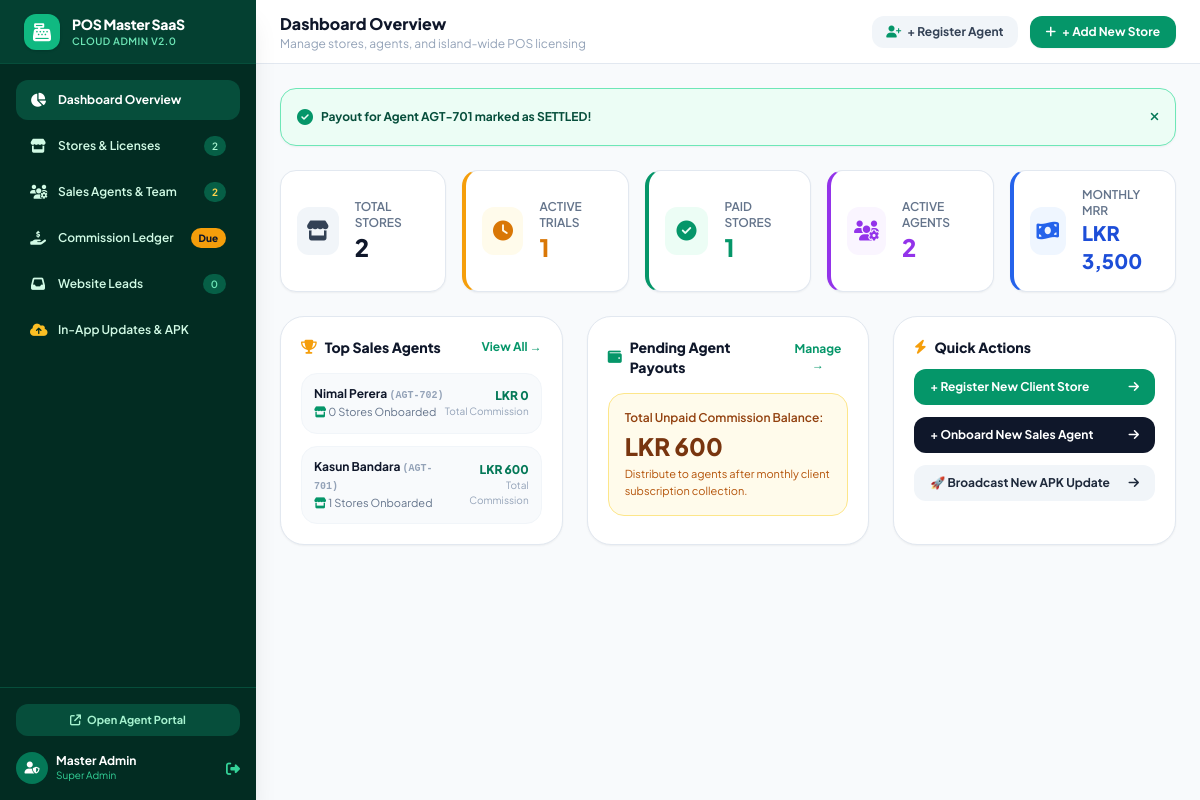
Screenshot of /admin/index.php?pay_agent_id=AGT-701 (signed in) with the database file from the repository.
### tables this page shows
CREATE TABLE IF NOT EXISTS `agents` (
    `id` INT AUTO_INCREMENT PRIMARY KEY,
    `agent_code` VARCHAR(50) NOT NULL UNIQUE,
    `name` VARCHAR(100) NOT NULL,
    `phone` VARCHAR(30) NOT NULL,
    `city` VARCHAR(100) DEFAULT 'Sri Lanka',
    `commission_percent` DECIMAL(5, 2) DEFAULT 20.00,
    `total_referred_shops` INT DEFAULT 0,
    `total_earned` DECIMAL(10, 2) DEFAULT 0.00,
    `balance_payable` DECIMAL(10, 2) DEFAULT 0.00,
    `bank_details` TEXT DEFAULT NULL,
    `is_active` TINYINT(1) DEFAULT 1,
    `created_at` TIMESTAMP DEFAULT CURRENT_TIMESTAMP
);

### admin/index.php (the view, shortened to what this page needs)
<?php
require_once '../db.php';
$alert_msg = null;
if (isset($_GET['pay_agent_id'])) {
    $agent_code = $_GET['pay_agent_id'];
    $pdo->prepare("UPDATE `commissions` SET `status` = 'PAID' WHERE `agent_code` = ? AND `status` = 'UNPAID'")->execute([$agent_code]);
    $pdo->prepare("UPDATE `agents` SET `balance_payable` = 0.00 WHERE `agent_code` = ?")->execute([$agent_code]);
    $alert_msg = "Payout for Agent $agent_code marked as SETTLED!";
}
$stores = $pdo->query("SELECT * FROM `stores` ORDER BY `id` DESC")->fetchAll();
$agents = $pdo->query("SELECT * FROM `agents` ORDER BY `id` DESC")->fetchAll();
$leads = $pdo->query("SELECT * FROM `leads` ORDER BY `id` DESC LIMIT 10")->fetchAll();
$total_stores = count($stores);
$total_agents = count($agents);
$now = time();
$active_trials = 0;
$active_paid = 0;
$expired_stores = 0;
$mrr = 0;
$total_unpaid_commissions = 0;
foreach ($stores as $s) {
    $is_exp = strtotime($s['expiry_date']) < $now || !$s['is_active'];
    if ($is_exp) {
        $expired_stores++;
    } else {
        if ($s['plan_type'] === 'TRIAL') $active_trials++;
        else {
            $active_paid++;
            $mrr += floatval($s['monthly_fee']);
        }
    }
}
foreach ($agents as $a) {
    $total_unpaid_commissions += floatval($a['balance_payable']);
}
?>
<!DOCTYPE html>
<html lang="en" class="h-full bg-slate-50">
<head>
  <script src="https://cdn.tailwindcss.com"></script>
  <link rel="stylesheet" href="https://cdnjs.cloudflare.com/ajax/libs/font-awesome/6.4.0/css/all.min.css" />
</head>
<body class="h-full antialiased text-slate-800 flex overflow-hidden">
  <aside class="w-64 bg-emerald-950 text-white flex-shrink-0 flex flex-col justify-between transition-all duration-300 z-30 shadow-xl">
    <div>
      <div class="h-16 px-6 flex items-center gap-3 border-b border-emerald-900 bg-emerald-900/60">
        <div class="w-9 h-9 rounded-xl bg-emerald-500 flex items-center justify-center text-white text-lg font-bold shadow">
          <i class="fa-solid fa-cash-register"></i>
        </div>
        <div>
          <h1 class="text-sm font-extrabold tracking-tight">POS Master SaaS</h1>
          <p class="text-[10px] text-emerald-300 font-semibold uppercase tracking-wider">Cloud Admin v2.0</p>
        </div>
      </div>
      <nav class="p-4 space-y-1.5 text-xs font-semibold text-emerald-100">
        <button onclick="switchTab('dashboard')" id="nav-dashboard" class="nav-link active w-full flex items-center gap-3 px-3.5 py-2.5 rounded-xl hover:bg-emerald-900 transition">
          <i class="fa-solid fa-chart-pie text-sm w-4"></i> Dashboard Overview
        </button>
        <button onclick="switchTab('stores')" id="nav-stores" class="nav-link w-full flex items-center justify-between px-3.5 py-2.5 rounded-xl hover:bg-emerald-900 transition">
          <span class="flex items-center gap-3"><i class="fa-solid fa-store text-sm w-4"></i> Stores &amp; Licenses</span>
          <span class="px-2 py-0.5 rounded-full bg-emerald-800 text-[10px] text-emerald-200"><?= $total_stores ?></span>
        </button>
        <button onclick="switchTab('agents')" id="nav-agents" class="nav-link w-full flex items-center justify-between px-3.5 py-2.5 rounded-xl hover:bg-emerald-900 transition">
          <span class="flex items-center gap-3"><i class="fa-solid fa-users-gear text-sm w-4"></i> Sales Agents &amp; Team</span>
          <span class="px-2 py-0.5 rounded-full bg-emerald-800 text-[10px] text-amber-300 font-bold"><?= $total_agents ?></span>
        </button>
        <button onclick="switchTab('commissions')" id="nav-commissions" class="nav-link w-full flex items-center justify-between px-3.5 py-2.5 rounded-xl hover:bg-emerald-900 transition">
          <span class="flex items-center gap-3"><i class="fa-solid fa-hand-holding-dollar text-sm w-4"></i> Commission Ledger</span>
          <?php if ($total_unpaid_commissions > 0): ?>
          <span class="px-2 py-0.5 rounded-full bg-amber-500 text-slate-900 font-extrabold text-[10px]">Due</span>
          <?php endif; ?>
        </button>
        <button onclick="switchTab('leads')" id="nav-leads" class="nav-link w-full flex items-center justify-between px-3.5 py-2.5 rounded-xl hover:bg-emerald-900 transition">
          <span class="flex items-center gap-3"><i class="fa-solid fa-inbox text-sm w-4"></i> Website Leads</span>
          <span class="px-2 py-0.5 rounded-full bg-emerald-800 text-[10px] text-emerald-300"><?= count($leads) ?></span>
        </button>
        <button onclick="switchTab('updates')" id="nav-updates" class="nav-link w-full flex items-center gap-3 px-3.5 py-2.5 rounded-xl hover:bg-emerald-900 transition">
          <i class="fa-solid fa-cloud-arrow-up text-sm w-4 text-amber-400"></i> In-App Updates &amp; APK
        </button>
      </nav>
    </div>
    <div class="p-4 border-t border-emerald-900 space-y-2">
      <a href="../agent/login.php" target="_blank" class="block w-full py-2 px-3 rounded-xl bg-emerald-900 hover:bg-emerald-800 text-[11px] text-emerald-200 font-bold text-center transition">
        <i class="fa-solid fa-arrow-up-right-from-square mr-1"></i> Open Agent Portal
      </a>
      <div class="flex items-center justify-between pt-2">
        <div class="flex items-center gap-2">
          <div class="w-8 h-8 rounded-full bg-emerald-700 flex items-center justify-center text-xs font-bold">
            <i class="fa-solid fa-user-shield"></i>
          </div>
          <div>
            <p class="text-xs font-bold text-white leading-tight">Master Admin</p>
            <p class="text-[10px] text-emerald-400">Super Admin</p>
          </div>
        </div>
        <a href="index.php?logout=1" class="text-emerald-400 hover:text-white text-sm" title="Logout">
          <i class="fa-solid fa-right-from-bracket"></i>
        </a>
      </div>
    </div>
  </aside>
  <div class="flex-1 flex flex-col h-full overflow-hidden">
    <header class="h-16 bg-white border-b border-slate-200 px-6 flex items-center justify-between flex-shrink-0">
      <div>
        <h2 id="pageTitle" class="text-base font-extrabold text-slate-900">Dashboard Overview</h2>
        <p class="text-xs text-slate-400">Manage stores, agents, and island-wide POS licensing</p>
      </div>
      <div class="flex items-center gap-3">
        <button onclick="openAddAgentModal()" class="px-3.5 py-2 rounded-xl bg-slate-100 hover:bg-slate-200 text-slate-700 text-xs font-bold transition flex items-center gap-1.5">
          <i class="fa-solid fa-user-plus text-emerald-600"></i> + Register Agent
        </button>
        <button onclick="openAddStoreModal()" class="px-4 py-2 rounded-xl bg-emerald-600 hover:bg-emerald-700 text-white text-xs font-bold shadow-sm transition flex items-center gap-1.5">
          <i class="fa-solid fa-plus"></i> + Add New Store
        </button>
      </div>
    </header>
    <main class="flex-1 overflow-y-auto p-6 space-y-6">
      <?php if ($alert_msg): ?>
      <div class="p-4 bg-emerald-50 border border-emerald-300 rounded-2xl text-emerald-900 text-xs font-bold flex items-center justify-between shadow-sm animate-in fade-in">
        <div class="flex items-center gap-2">
          <i class="fa-solid fa-circle-check text-emerald-600 text-base"></i>
          <span><?= htmlspecialchars($alert_msg) ?></span>
        </div>
        <button onclick="this.parentElement.remove()" class="text-emerald-700 hover:text-emerald-900"><i class="fa-solid fa-xmark"></i></button>
      </div>
      <?php endif; ?>
      <section id="tab-dashboard" class="tab-content active space-y-6">
        <div class="grid grid-cols-2 lg:grid-cols-5 gap-4">
          <div class="bg-white p-4 rounded-2xl shadow-sm border border-slate-200 flex items-center gap-4">
            <div class="w-12 h-12 rounded-xl bg-slate-100 flex items-center justify-center text-slate-700 text-xl"><i class="fa-solid fa-store"></i></div>
            <div><p class="text-xs font-semibold text-slate-500 uppercase">Total Stores</p><p class="text-2xl font-extrabold text-slate-900"><?= $total_stores ?></p></div>
          </div>
          <div class="bg-white p-4 rounded-2xl shadow-sm border border-slate-200 border-l-4 border-l-amber-500 flex items-center gap-4">
            <div class="w-12 h-12 rounded-xl bg-amber-50 flex items-center justify-center text-amber-600 text-xl"><i class="fa-solid fa-clock"></i></div>
            <div><p class="text-xs font-semibold text-slate-500 uppercase">Active Trials</p><p class="text-2xl font-extrabold text-amber-600"><?= $active_trials ?></p></div>
          </div>
          <div class="bg-white p-4 rounded-2xl shadow-sm border border-slate-200 border-l-4 border-l-emerald-600 flex items-center gap-4">
            <div class="w-12 h-12 rounded-xl bg-emerald-50 flex items-center justify-center text-emerald-600 text-xl"><i class="fa-solid fa-circle-check"></i></div>
            <div><p class="text-xs font-semibold text-slate-500 uppercase">Paid Stores</p><p class="text-2xl font-extrabold text-emerald-600"><?= $active_paid ?></p></div>
          </div>
          <div class="bg-white p-4 rounded-2xl shadow-sm border border-slate-200 border-l-4 border-l-purple-600 flex items-center gap-4">
            <div class="w-12 h-12 rounded-xl bg-purple-50 flex items-center justify-center text-purple-600 text-xl"><i class="fa-solid fa-users-gear"></i></div>
            <div><p class="text-xs font-semibold text-slate-500 uppercase">Active Agents</p><p class="text-2xl font-extrabold text-purple-600"><?= $total_agents ?></p></div>
          </div>
          <div class="bg-white p-4 rounded-2xl shadow-sm border border-slate-200 border-l-4 border-l-blue-600 col-span-2 lg:col-span-1 flex items-center gap-4">
            <div class="w-12 h-12 rounded-xl bg-blue-50 flex items-center justify-center text-blue-600 text-xl"><i class="fa-solid fa-money-bill-wave"></i></div>
            <div><p class="text-xs font-semibold text-slate-500 uppercase">Monthly MRR</p><p class="text-xl font-extrabold text-blue-700">LKR <?= number_format($mrr) ?></p></div>
          </div>
        </div>
        <div class="grid grid-cols-1 lg:grid-cols-3 gap-6">
          <div class="bg-white p-5 rounded-3xl border border-slate-200 shadow-sm space-y-4">
            <div class="flex items-center justify-between">
              <h3 class="text-sm font-extrabold text-slate-900 flex items-center gap-2">
                <i class="fa-solid fa-trophy text-amber-500"></i> Top Sales Agents
              </h3>
              <button onclick="switchTab('agents')" class="text-xs font-bold text-emerald-600 hover:underline">View All →</button>
            </div>
            <div class="space-y-3">
              <?php foreach (array_slice($agents, 0, 3) as $ag): ?>
              <div class="p-3 bg-slate-50 rounded-2xl border border-slate-100 flex items-center justify-between">
                <div>
                  <p class="font-bold text-xs text-slate-900"><?= htmlspecialchars($ag['name']) ?> <span class="text-[10px] text-slate-400 font-mono">(<?= $ag['agent_code'] ?>)</span></p>
                  <p class="text-[11px] text-slate-500"><i class="fa-solid fa-store text-emerald-600"></i> <?= $ag['total_referred_shops'] ?> Stores Onboarded</p>
                </div>
                <div class="text-right">
                  <p class="text-xs font-extrabold text-emerald-700">LKR <?= number_format($ag['total_earned']) ?></p>
                  <p class="text-[10px] text-slate-400">Total Commission</p>
                </div>
              </div>
              <?php endforeach; ?>
            </div>
          </div>
          <div class="bg-white p-5 rounded-3xl border border-slate-200 shadow-sm space-y-4">
            <div class="flex items-center justify-between">
              <h3 class="text-sm font-extrabold text-slate-900 flex items-center gap-2">
                <i class="fa-solid fa-wallet text-emerald-600"></i> Pending Agent Payouts
              </h3>
              <button onclick="switchTab('commissions')" class="text-xs font-bold text-emerald-600 hover:underline">Manage →</button>
            </div>
            <div class="p-4 rounded-2xl bg-amber-50 border border-amber-200">
              <p class="text-xs text-amber-800 font-semibold">Total Unpaid Commission Balance:</p>
              <p class="text-2xl font-black text-amber-900 mt-1">LKR <?= number_format($total_unpaid_commissions) ?></p>
              <p class="text-[11px] text-amber-700 mt-1">Distribute to agents after monthly client subscription collection.</p>
            </div>
          </div>
          <div class="bg-white p-5 rounded-3xl border border-slate-200 shadow-sm space-y-3">
            <h3 class="text-sm font-extrabold text-slate-900 flex items-center gap-2">
              <i class="fa-solid fa-bolt text-amber-500"></i> Quick Actions
            </h3>
            <button onclick="openAddStoreModal()" class="w-full py-2.5 px-4 rounded-xl bg-emerald-600 hover:bg-emerald-700 text-white font-bold text-xs flex items-center justify-between transition">
              <span>+ Register New Client Store</span>
              <i class="fa-solid fa-arrow-right"></i>
            </button>
            <button onclick="openAddAgentModal()" class="w-full py-2.5 px-4 rounded-xl bg-slate-900 hover:bg-slate-800 text-white font-bold text-xs flex items-center justify-between transition">
              <span>+ Onboard New Sales Agent</span>
              <i class="fa-solid fa-arrow-right"></i>
            </button>
            <button onclick="switchTab('updates')" class="w-full py-2.5 px-4 rounded-xl bg-slate-100 hover:bg-slate-200 text-slate-800 font-bold text-xs flex items-center justify-between transition">
              <span>🚀 Broadcast New APK Update</span>
              <i class="fa-solid fa-arrow-right"></i>
            </button>
          </div>
        </div>
      </section>
    </main>
  </div>
</body>
</html>

### admin/index.php (style rules this page uses)
.tab-content { display: none; }
.tab-content.active { display: block; }
.nav-link.active { background-color: #064E3B; color: #FFFFFF; font-weight: 700; }

### rows the page displays
agents: name "Nimal Perera", agent_code "AGT-702", total_referred_shops "0", total_earned "0"
agents: name "Kasun Bandara", agent_code "AGT-701", total_referred_shops "1", total_earned "600"

### other values shown
$total_stores "2"
$total_agents "2"
count($leads) "0"
$alert_msg "Payout for Agent AGT-701 marked as SETTLED!"
$active_trials "1"
$active_paid "1"
$mrr "3,500"
$total_unpaid_commissions "600"
